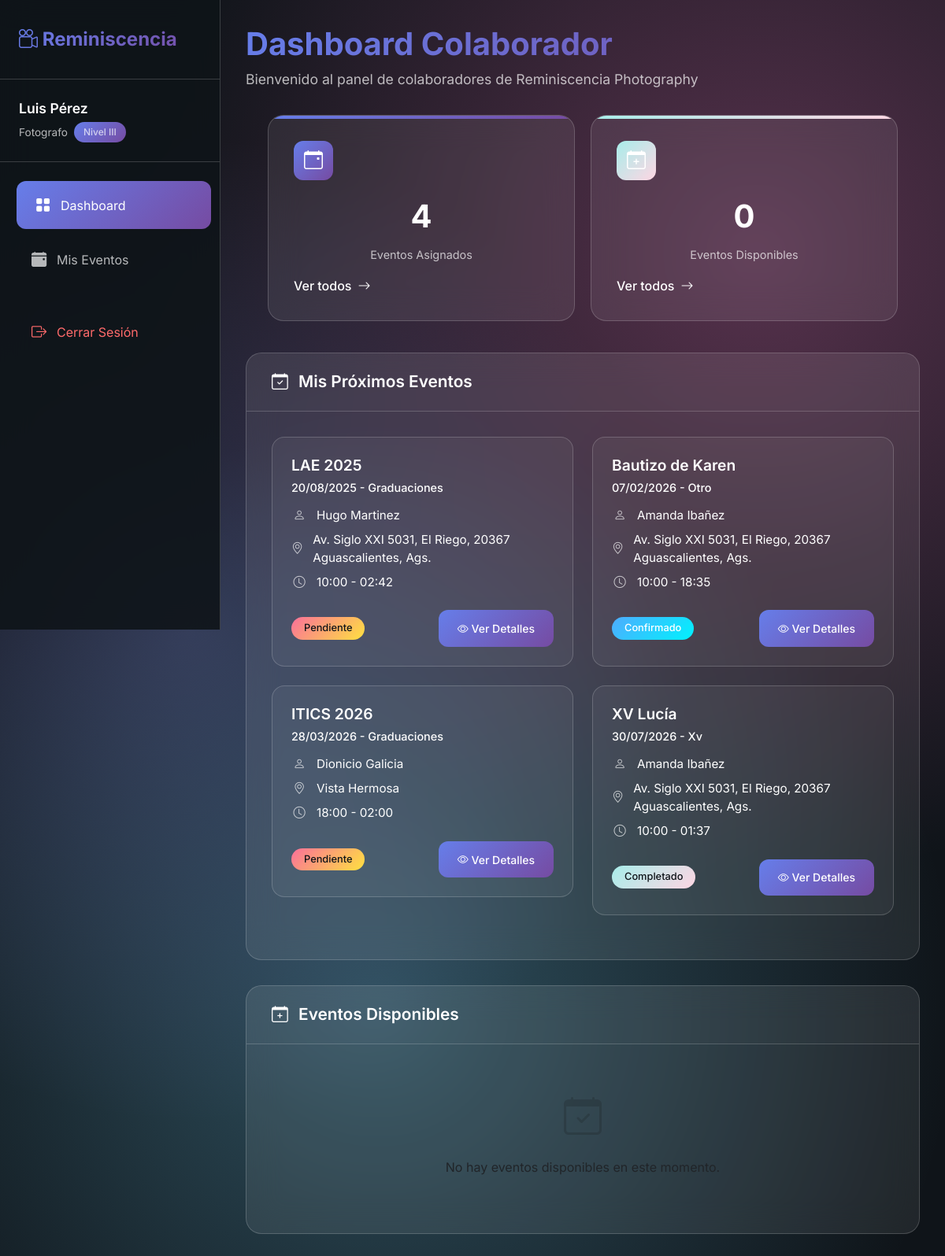
/colaborador/dashboard.php (signed in), run on the app's committed database.
### tables this page shows
CREATE TABLE `usuarios` (
  `id` int(11) NOT NULL,
  `nombre` varchar(100) NOT NULL,
  `email` varchar(100) NOT NULL,
  `telefono` varchar(20) DEFAULT NULL,
  `password` varchar(255) NOT NULL,
  `rol` enum('admin','colaborador','cliente') NOT NULL,
  `tipo_colaborador` enum('fotografo','videografo','auxiliar','') DEFAULT NULL,
  `rango_colaborador` enum('I','II','III','') DEFAULT NULL,
  `fecha_registro` datetime DEFAULT current_timestamp(),
  `activo` tinyint(1) DEFAULT 1,
  `foto_id` varchar(255) DEFAULT NULL
);

CREATE TABLE `eventos` (
  `id` int(11) NOT NULL,
  `titulo` varchar(255) NOT NULL,
  `cliente_id` int(11) NOT NULL,
  `colaborador_id` int(11) DEFAULT NULL,
  `nombre` varchar(100) NOT NULL,
  `tipo` varchar(50) NOT NULL,
  `fecha_evento` date NOT NULL,
  `hora_inicio` time NOT NULL,
  `hora_fin` time DEFAULT NULL,
  `lugar` varchar(100) NOT NULL,
  `descripcion` text DEFAULT NULL,
  `personas_estimadas` int(11) DEFAULT NULL,
  `estado` enum('pendiente','confirmado','cancelado','completado') DEFAULT 'pendiente',
  `fecha_creacion` datetime DEFAULT current_timestamp(),
  `fecha_modificacion` timestamp NULL DEFAULT NULL
);

### colaborador/dashboard.php (the view, shortened to what this page needs)
<?php
require_once(__DIR__ . '/../includes/config.php');
$user_id = $_SESSION['user_id'];
try {
    $stmt = $conn->prepare("SELECT * FROM usuarios WHERE id = :id");
    $stmt->bindParam(':id', $user_id);
    $stmt->execute();
    $colaborador = $stmt->fetch(PDO::FETCH_ASSOC);
    $stmt = $conn->prepare("SELECT e.*, u.nombre as cliente_nombre
                          FROM eventos e
                          JOIN usuarios u ON e.cliente_id = u.id
                          JOIN evento_colaborador ec ON e.id = ec.evento_id
                          WHERE ec.colaborador_id = :colaborador_id
                          ORDER BY e.fecha_evento ASC");
    $stmt->bindParam(':colaborador_id', $user_id);
    $stmt->execute();
    $eventos = $stmt->fetchAll(PDO::FETCH_ASSOC);
    $stmt = $conn->prepare("SELECT e.*, u.nombre as cliente_nombre
                          FROM eventos e
                          JOIN usuarios u ON e.cliente_id = u.id
                          WHERE e.id NOT IN (
                              SELECT evento_id FROM evento_colaborador WHERE colaborador_id = :colaborador_id
                          )
                          AND e.estado = 'pendiente'
                          AND e.fecha_evento >= CURDATE()
                          ORDER BY e.fecha_evento ASC");
    $stmt->bindParam(':colaborador_id', $user_id);
    $stmt->execute();
    $eventos_disponibles = $stmt->fetchAll(PDO::FETCH_ASSOC);
} catch(PDOException $e) {
    error_log("Error en dashboard: " . $e->getMessage());
    $error = "Error al obtener datos. Por favor, inténtelo de nuevo más tarde.";
}
?>
<!DOCTYPE html>
<html lang="es">
<head>
  <link href="https://cdn.jsdelivr.net/npm/bootstrap@5.3.0/dist/css/bootstrap.min.css" rel="stylesheet">
  <link rel="stylesheet" href="https://cdn.jsdelivr.net/npm/bootstrap-icons@1.11.1/font/bootstrap-icons.css">
</head>
<body>
  <nav class="sidebar" id="sidebar">
    <div class="sidebar-header">
      <div class="logo">
        <i class="bi bi-camera-reels"></i>
        Reminiscencia
      </div>
    </div>
    <div class="user-info">
      <div class="user-name"><?php echo htmlspecialchars($colaborador['nombre']); ?></div>
      <div class="user-role">
        <span><?php echo ucfirst($colaborador['tipo_colaborador']); ?></span>
        <span class="user-badge">Nivel <?php echo $colaborador['rango_colaborador']; ?></span>
      </div>
    </div>
    <div class="nav-menu">
      <div class="nav-item">
        <a href="dashboard.php" class="nav-link active">
          <i class="bi bi-grid-fill"></i>
          <span>Dashboard</span>
        </a>
      </div>
      <div class="nav-item">
        <a href="eventos.php" class="nav-link">
          <i class="bi bi-calendar-event-fill"></i>
          <span>Mis Eventos</span>
        </a>
      </div>
      <div class="nav-item" style="margin-top: 2rem;">
        <a href="/logout.php" class="nav-link" style="color: #ff6b6b;">
          <i class="bi bi-box-arrow-right"></i>
          <span>Cerrar Sesión</span>
        </a>
      </div>
    </div>
  </nav>
  <main class="main-content">
    <div class="header">
      <h1>Dashboard Colaborador</h1>
      <p>Bienvenido al panel de colaboradores de Reminiscencia Photography</p>
    </div>
    <div class="stats-grid">
      <div class="stat-card" onclick="window.location.href='eventos.php'">
        <div class="stat-header">
          <div class="stat-icon">
            <i class="bi bi-calendar-event"></i>
          </div>
        </div>
        <div class="stat-value"><?php echo count($eventos); ?></div>
        <div class="stat-label">Eventos Asignados</div>
        <a href="eventos.php" class="stat-link">
          Ver todos <i class="bi bi-arrow-right"></i>
        </a>
      </div>
      <div class="stat-card info" onclick="window.location.href='#eventos-disponibles'">
        <div class="stat-header">
          <div class="stat-icon">
            <i class="bi bi-calendar-plus"></i>
          </div>
        </div>
        <div class="stat-value"><?php echo count($eventos_disponibles); ?></div>
        <div class="stat-label">Eventos Disponibles</div>
        <a href="#eventos-disponibles" class="stat-link">
          Ver todos <i class="bi bi-arrow-right"></i>
        </a>
      </div>
    </div>
    <div class="content-grid">
      <div class="card">
        <div class="card-header text-white">
          <h3 class="card-title text-white">
            <i class="bi bi-calendar-check me-2 text-white"></i>
            Mis Próximos Eventos
          </h3>
        </div>
        <div class="card-body">
          <?php if (count($eventos) > 0): ?>
            <div class="row">
              <?php foreach ($eventos as $evento): ?>
                <div class="col-md-6">
                  <div class="event-card text-white">
                    <h4 class="event-card-title text-white"><?php echo htmlspecialchars($evento['nombre']); ?></h4>
                    <h5 class="event-card-subtitle text-white">
                      <?php echo date('d/m/Y', strtotime($evento['fecha_evento'])); ?> -
                      <?php echo ucfirst($evento['tipo']); ?>
                    </h5>
                    <div class="event-card-detail">
                      <i class="bi bi-person"></i>
                      <span><?php echo htmlspecialchars($evento['cliente_nombre']); ?></span>
                    </div>
                    <div class="event-card-detail">
                      <i class="bi bi-geo-alt"></i>
                      <span><?php echo htmlspecialchars($evento['lugar']); ?></span>
                    </div>
                    <div class="event-card-detail">
                      <i class="bi bi-clock"></i>
                      <span><?php echo substr($evento['hora_inicio'], 0, 5); ?> - <?php echo substr($evento['hora_fin'], 0, 5); ?></span>
                    </div>
                    <div class="event-card-footer">
                      <span class="badge bg-<?php
                        switch($evento['estado']) {
                          case 'pendiente': echo 'warning'; break;
                          case 'confirmado': echo 'success'; break;
                          case 'completado': echo 'info'; break;
                        }
                      ?>">
                        <?php echo ucfirst($evento['estado']); ?>
                      </span>
                      <a href="eventos.php?evento_id=<?php echo $evento['id']; ?>" class="btn btn-sm btn-primary">
                        <i class="bi bi-eye"></i> Ver Detalles
                      </a>
                    </div>
                  </div>
                </div>
              <?php endforeach; ?>
            </div>
          <?php endif; ?>
        </div>
      </div>
      <div class="card" id="eventos-disponibles">
        <div class="card-header">
          <h3 class="card-title text-white">
            <i class="bi bi-calendar-plus me-2 text-white"></i>
            Eventos Disponibles
          </h3>
        </div>
        <div class="card-body">
          <?php if (count($eventos_disponibles) > 0): ?>
            <div class="row">
              <?php foreach ($eventos_disponibles as $evento): ?>
                <div class="col-md-6">
                  <div class="event-card text-white">
                    <h4 class="event-card-title text-white"><?php echo htmlspecialchars($evento['nombre']); ?></h4>
                    <h5 class="event-card-subtitle text-white">
                      <?php echo date('d/m/Y', strtotime($evento['fecha_evento'])); ?> -
                      <?php echo ucfirst($evento['tipo']); ?>
                    </h5>
                    <div class="event-card-detail">
                      <i class="bi bi-person"></i>
                      <span><?php echo htmlspecialchars($evento['cliente_nombre']); ?></span>
                    </div>
                    <div class="event-card-detail">
                      <i class="bi bi-geo-alt"></i>
                      <span><?php echo htmlspecialchars($evento['lugar']); ?></span>
                    </div>
                    <div class="event-card-detail">
                      <i class="bi bi-clock"></i>
                      <span><?php echo substr($evento['hora_inicio'], 0, 5); ?> - <?php echo substr($evento['hora_fin'], 0, 5); ?></span>
                    </div>
                    <div class="event-card-footer">
                      <span class="badge bg-primary">
                        Disponible
                      </span>
                      <form method="POST" class="d-inline">
                        <input type="hidden" name="csrf_token" value="<?php echo htmlspecialchars($_SESSION['csrf_token']); ?>">
                        <input type="hidden" name="evento_id" value="<?php echo $evento['id']; ?>">
                        <button type="submit" name="solicitar_evento" class="btn btn-sm btn-success">
                          <i class="bi bi-hand-thumbs-up"></i> Solicitar
                        </button>
                      </form>
                    </div>
                  </div>
                </div>
              <?php endforeach; ?>
            </div>
          <?php else: ?>
            <div class="text-center py-4">
              <i class="bi bi-calendar-check" style="font-size: 3rem; opacity: 0.3;"></i>
              <p class="mt-3">No hay eventos disponibles en este momento.</p>
            </div>
          <?php endif; ?>
        </div>
      </div>
    </div>
  </main>
</body>
</html>

### data on the page
usuarios: nombre "Luis Pérez", tipo_colaborador "Fotografo", rango_colaborador "III"
eventos: nombre "LAE 2025", fecha_evento "20/08/2025", tipo "Graduaciones", cliente.nombre "Hugo Martinez", lugar "Av. Siglo XXI 5031, El Riego, 20367 Aguascalientes, Ags.", hora_inicio "10:00", hora_fin "02:42", estado "Pendiente"
eventos: nombre "Bautizo de Karen", fecha_evento "07/02/2026", tipo "Otro", cliente.nombre "Amanda Ibañez", lugar "Av. Siglo XXI 5031, El Riego, 20367 Aguascalientes, Ags.", hora_inicio "10:00", hora_fin "18:35", estado "Confirmado"
eventos: nombre "ITICS 2026", fecha_evento "28/03/2026", tipo "Graduaciones", cliente.nombre "Dionicio Galicia", lugar "Vista Hermosa", hora_inicio "18:00", hora_fin "02:00", estado "Pendiente"
eventos: nombre "XV Lucía", fecha_evento "30/07/2026", tipo "Xv", cliente.nombre "Amanda Ibañez", lugar "Av. Siglo XXI 5031, El Riego, 20367 Aguascalientes, Ags.", hora_inicio "10:00", hora_fin "01:37", estado "Completado"

### other printed values
count($eventos) "4"
count($eventos_disponibles) "0"
